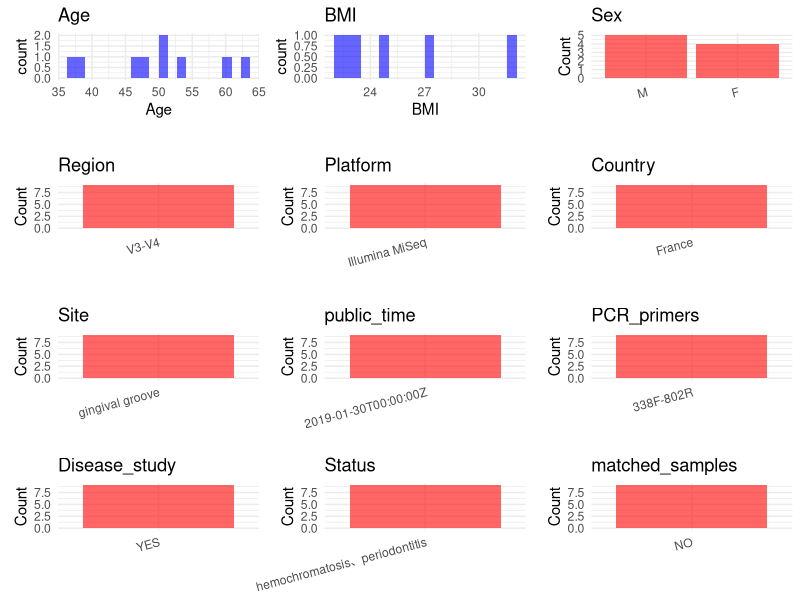

This figure's R source: (Note: this script raises an error after producing the figure.)
## ---- chunk 1
# Load necessary libraries
library(dplyr)
library(ggplot2)
library(cowplot)
library(stringr)

# Set working directory (update this path to your local directory)
setwd("/home/hby/oral_project/PRJNA517671")

# Read the initial metadata files
initial_meta <- read.csv("SraRunTable.csv", header = T)

# Combine the two metadata files
# meta <- rbind(initial_meta, initial_meta1)

# Remove entries non-oral samples
# initial_meta <- subset(initial_meta,isolate %in% c("saliva","tongue coat"))

# Check the number of samples containing "HT" in Sample.Name (e.g., healthy controls)
# nrow(subset(meta, grepl("HT", Sample.Name)))

# Display the first few rows of the metadata
head(initial_meta)
## ---- chunk 2
# Create a uniform metadata dataframe
metadata <- data.frame(
  BioProject = initial_meta$BioProject,
  Run = initial_meta$Run,
  sample_name = initial_meta$Sample_Name,
  Platform = initial_meta$Instrument,
  Country = initial_meta$geo_loc_name_country,
  public_time = initial_meta$ReleaseDate,
  Site = initial_meta$host_body_site,
  Sex = initial_meta$host_sex,
  Age = initial_meta$Host_Age,
  BMI = initial_meta$host_body_mass_index
) %>%
  mutate(
    Sex = case_when(
      Sex == "female" ~ "F",
      Sex == "male" ~ "M",
    )
  )
## ---- chunk 3
# Add information obtained from the publication
metadata$Status <- "hemochromatosis、periodontitis"
metadata$Region <- "V3-V4"
metadata$PCR_primers <- "338F-802R"
metadata$title <- "Periodontal pathogens and clinical parameters in chronic periodontitis"
metadata$Disease_study <- "YES"
metadata$matched_samples <- "NO"
## ---- chunk 4
# Check the number of unique runs and sample names
print(paste("Number of unique runs:", length(unique(metadata$Run))))
print(paste("Number of unique sample names:", length(unique(metadata$sample_name))))
## ---- chunk 5
# Select columns for visualization
plot_data <- metadata %>%
  select(-BioProject, -Run, -sample_name, -title)

# Function to create simple plots for each column
create_simple_plots <- function(data) {
  plots <- list()

  for (col in colnames(data)) {
    # Check if the column is all NA
    if (all(is.na(data[[col]]))) {
      # Create an empty plot with text indicating all NA
      p <- ggplot() +
        annotate("text", x = 0.5, y = 0.5, label = "this column is NA", size = 6) +
        labs(title = col) +
        theme_void()
    } else if (is.numeric(data[[col]])) {
      # Numeric variable: histogram
      p <- ggplot(data, aes(x = .data[[col]])) +
        geom_histogram(fill = "blue", alpha = 0.6, bins = 20, na.rm = TRUE) +
        labs(title = col) +
        theme_minimal()
    } else {
      # Categorical variable: bar plot (remove NA values)
      count_data <- as.data.frame(table(data[[col]], useNA = "ifany"))
      p <- ggplot(count_data, aes(x = reorder(Var1, -Freq), y = Freq)) +
        geom_col(fill = "red", alpha = 0.6) +
        labs(title = col, x = NULL, y = "Count") +
        theme_minimal() +
        theme(axis.text.x = element_text(angle = 15, hjust = 1))
    }
    plots[[col]] <- p
  }

  return(plots)
}

# Generate and arrange plots
plots <- create_simple_plots(plot_data)
p <- plot_grid(plots$Age,
  plots$BMI,
  plots$Sex,
  plots$Region,
  plots$Platform,
  plots$Country,
  plots$Site,
  plots$public_time,
  plots$PCR_primers,
  plots$Disease_study,
  plots$Status,
  plots$matched_samples, # add
  ncol = 3, align = "hv", axis = "lb"
)
ggsave("Metadata_Summary.png", plot = p, width = 8, height = 6, dpi = 150)
## ---- chunk 6
knitr::include_graphics("Metadata_Summary.png")
## ---- chunk 7
# Reorder columns to match the desired format
metadata <- metadata[, c(
  "BioProject", "Run", "sample_name", "Age", "BMI", "Sex",
  "Region", "Platform", "Country", "Site", "public_time",
  "PCR_primers", "title", "Disease_study", "Status", "matched_samples"
)]

# Export the uniform metadata to a CSV file
write.csv(metadata, file = "metadata.csv", quote = FALSE)
head(metadata)
